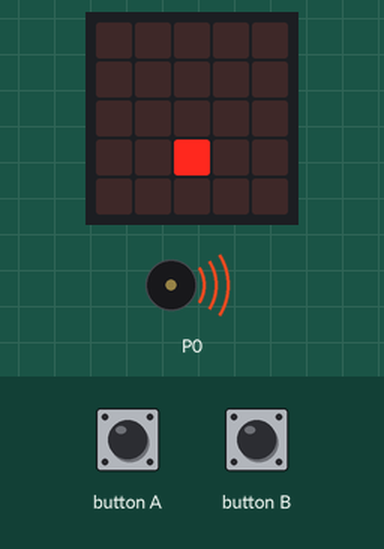
Simulated run of this program. Board: BBC micro:bit (MakeCode). Shown: the board's 5×5 LED display, buzzer (waves = sounding). The inputs (shaded band) are chosen by the test bench.

Above: at 1.2 s.
1.3 s: button A pressed for 0.15 s
At 1.76 s:
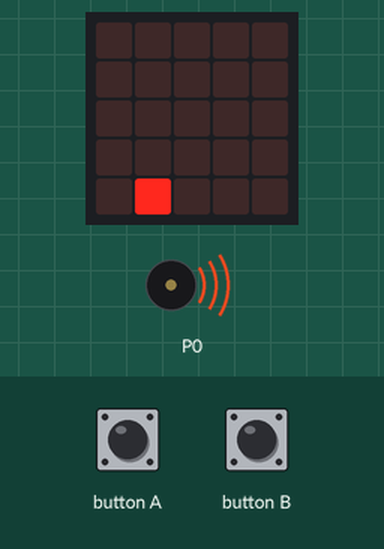
2.0 s: button B pressed for 0.15 s
At 2.33 s:
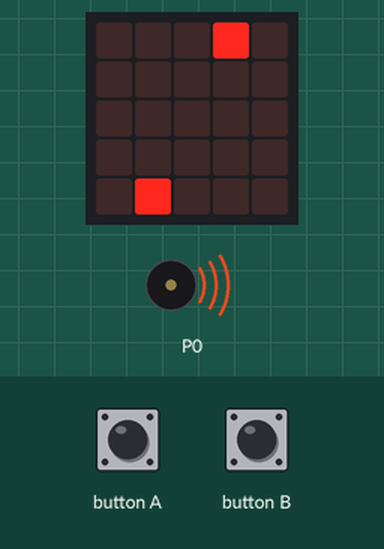
2.7 s: button A pressed for 0.15 s
At 3.27 s:
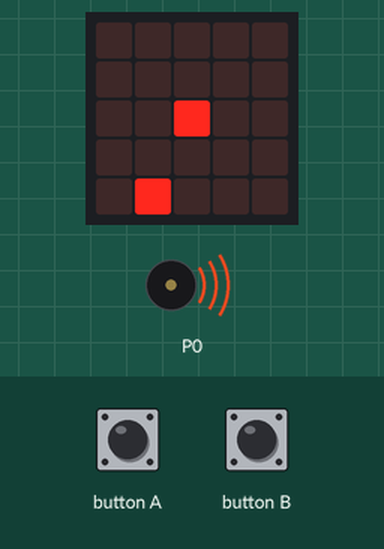
3.4 s: button B pressed for 0.15 s
At 3.77 s:
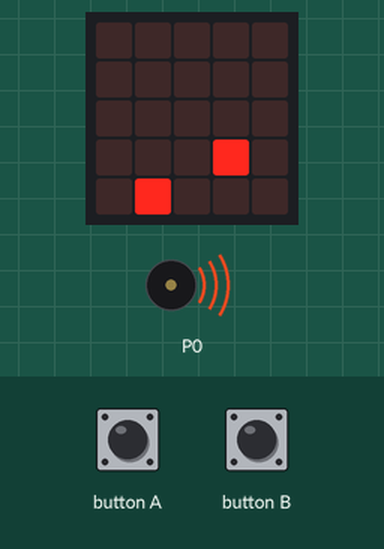
4.1 s: button A pressed for 0.15 s
At 4.65 s:
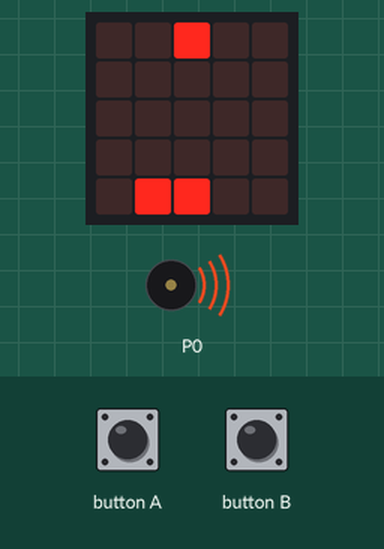
4.8 s: button B pressed for 0.15 s
At 5.23 s:
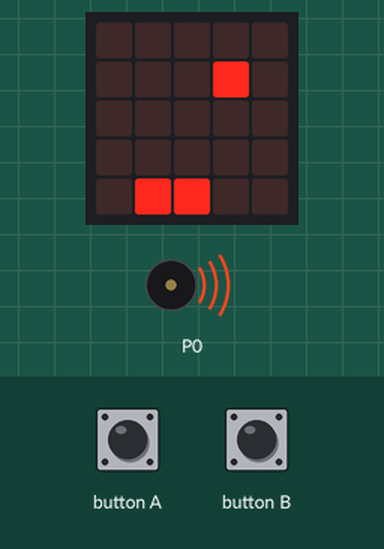
Timing chart, 0 to 8.9 s (numbered marks = the images above; inputs shaded):
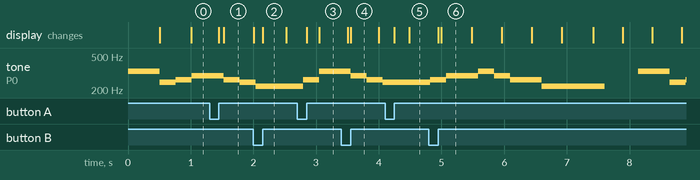

Measured:
- after the input at 1.3 s, the display: first changes after 0.15 s (image 1 shows a later state)
- after the input at 2.0 s, the display: first differs from a run without the input after 0.15 s (image 2)
- after the input at 2.7 s, the display: first changes after 0.15 s (image 3 shows a later state)
- after the input at 3.4 s, the display: first differs from a run without the input after 0.15 s (image 4)
- after the input at 4.1 s, the display: first changes after 0.15 s (image 5 shows a later state)
- after the input at 4.8 s, the display: first changes after 0.15 s (image 6 shows a later state)
- by itself, tone on P0: plays 262 Hz for 0.26 s, 294 Hz for 0.51 s, 330 Hz for 0.26 s, 294 Hz for 0.26 s, 262 Hz for 0.51 s, 220 Hz for 1.0 s … (9 notes in this stretch)

The program:

main.ts
```typescript
function コロブチカを鳴らす () {
    music.setTempo(60)
    music.playTone(330, music.beat(BeatFraction.Half))
    music.playTone(247, music.beat(BeatFraction.Quarter))
    music.playTone(262, music.beat(BeatFraction.Quarter))
    music.playTone(294, music.beat(BeatFraction.Half))
    music.playTone(262, music.beat(BeatFraction.Quarter))
    music.playTone(247, music.beat(BeatFraction.Quarter))
    music.playTone(220, music.beat(BeatFraction.Half))
    music.playTone(220, music.beat(BeatFraction.Quarter))
    music.playTone(262, music.beat(BeatFraction.Quarter))
    music.playTone(330, music.beat(BeatFraction.Half))
    music.playTone(294, music.beat(BeatFraction.Quarter))
    music.playTone(262, music.beat(BeatFraction.Quarter))
    music.playTone(247, music.beat(BeatFraction.Half))
    music.playTone(247, music.beat(BeatFraction.Quarter))
    music.playTone(262, music.beat(BeatFraction.Quarter))
    music.playTone(294, music.beat(BeatFraction.Half))
    music.playTone(330, music.beat(BeatFraction.Quarter))
    music.playTone(294, music.beat(BeatFraction.Quarter))
    music.playTone(262, music.beat(BeatFraction.Half))
    music.playTone(220, music.beat(BeatFraction.Half))
    music.playTone(220, music.beat(BeatFraction.Half))
    music.rest(music.beat(BeatFraction.Half))
}
input.onButtonPressed(Button.A, function () {
    動くやつ.change(LedSpriteProperty.X, -1)
})
function ブロックがとまった () {
    全体[動くやつ.get(LedSpriteProperty.Y)].push(game.createSprite(動くやつ.get(LedSpriteProperty.X), 動くやつ.get(LedSpriteProperty.Y)))
    if (全体[4].length == 5) {
        for (let 消すやつ of 全体.removeAt(4)) {
            消すやつ.delete()
        }
        全体.insertAt(0, [])
        for (let カウンター = 0; カウンター <= 4; カウンター++) {
            for (let 落ちるやつ of 全体[カウンター]) {
                落ちるやつ.change(LedSpriteProperty.Y, 1)
            }
        }
        music.playTone(659, music.beat(BeatFraction.Eighth))
        music.playTone(784, music.beat(BeatFraction.Eighth))
        game.addScore(1)
    }
}
input.onButtonPressed(Button.B, function () {
    動くやつ.change(LedSpriteProperty.X, 1)
})
let 動くやつ: game.LedSprite = null
let 変数: game.LedSprite = null
let tmp: game.LedSprite = null
let 全体: game.LedSprite[][] = []
全体 = []
for (let カウンター = 0; カウンター <= 4; カウンター++) {
    tmp = game.createSprite(2, 0)
    全体.push([tmp])
    tmp.delete()
}
for (let 行 of 全体) {
    変数 = 行.pop()
}
動くやつ = game.createSprite(2, 0)
let 間隔 = 500
basic.forever(function () {
    コロブチカを鳴らす()
})
basic.forever(function () {
    while (動くやつ.get(LedSpriteProperty.Y) != 4 && !(led.point(動くやつ.get(LedSpriteProperty.X), 動くやつ.get(LedSpriteProperty.Y) + 1))) {
        動くやつ.change(LedSpriteProperty.Y, 1)
        basic.pause(間隔)
    }
    if (0 < 全体[0].length) {
        music.playTone(131, music.beat(BeatFraction.Breve))
        game.gameOver()
    }
    ブロックがとまった()
    動くやつ.set(LedSpriteProperty.X, 2)
    動くやつ.set(LedSpriteProperty.Y, 0)
    basic.pause(間隔)
    間隔 += -10
})
```

test.ts
```typescript
// テストはここに来ます。このパッケージが拡張機能として使用されるときにはコンパイルされません。
```
